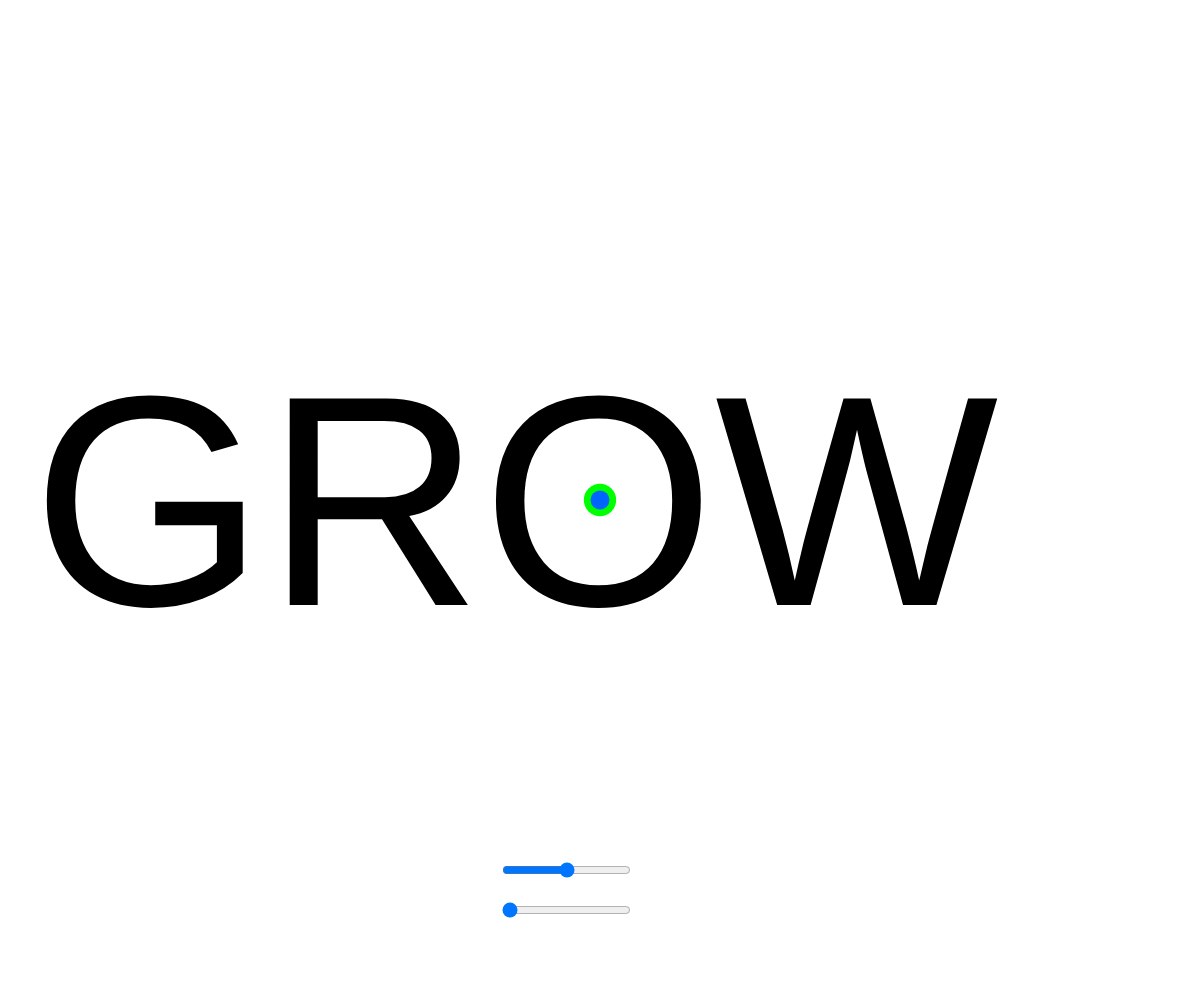
Frame 1 (no input)
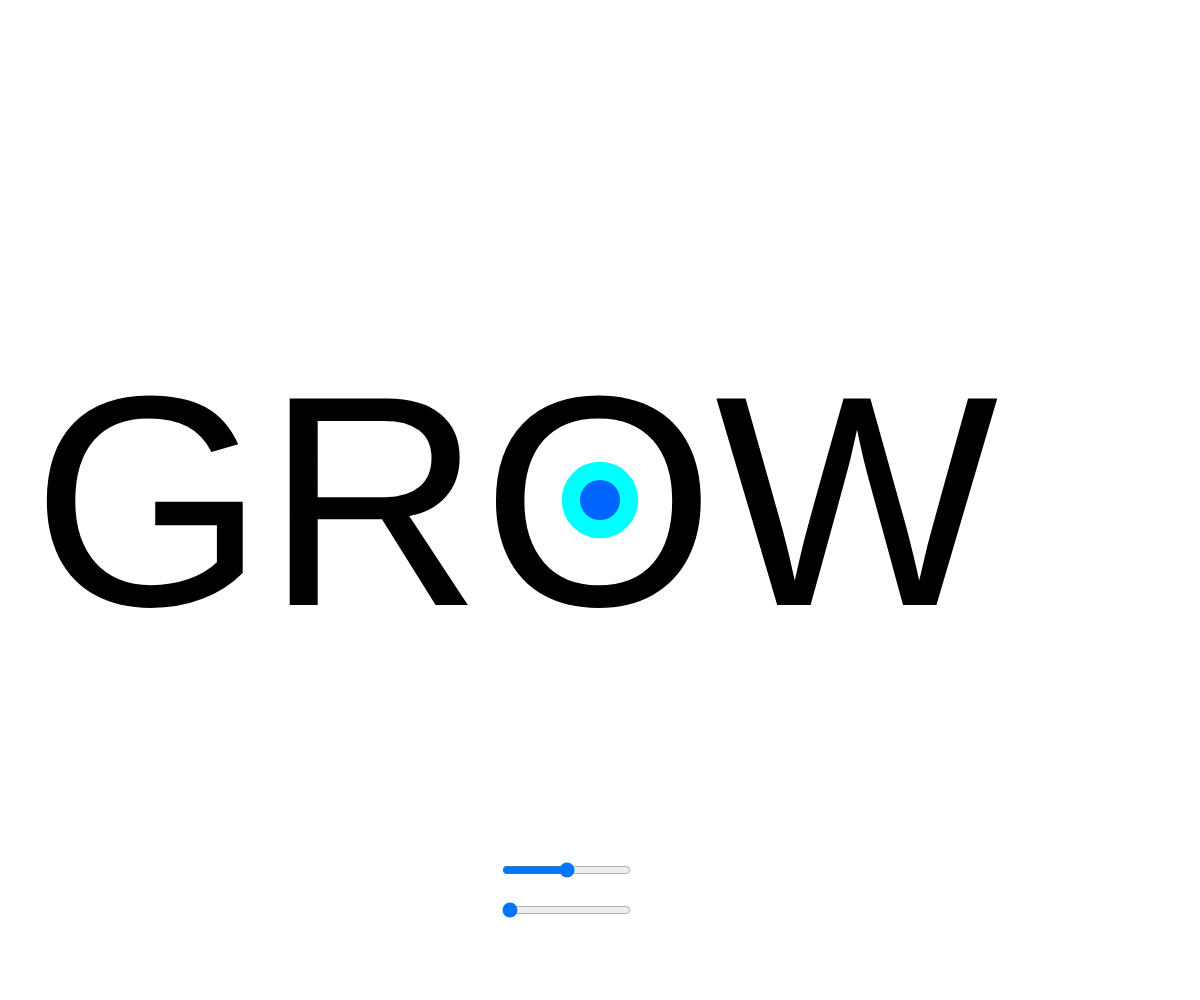
Frame 60 (no input)
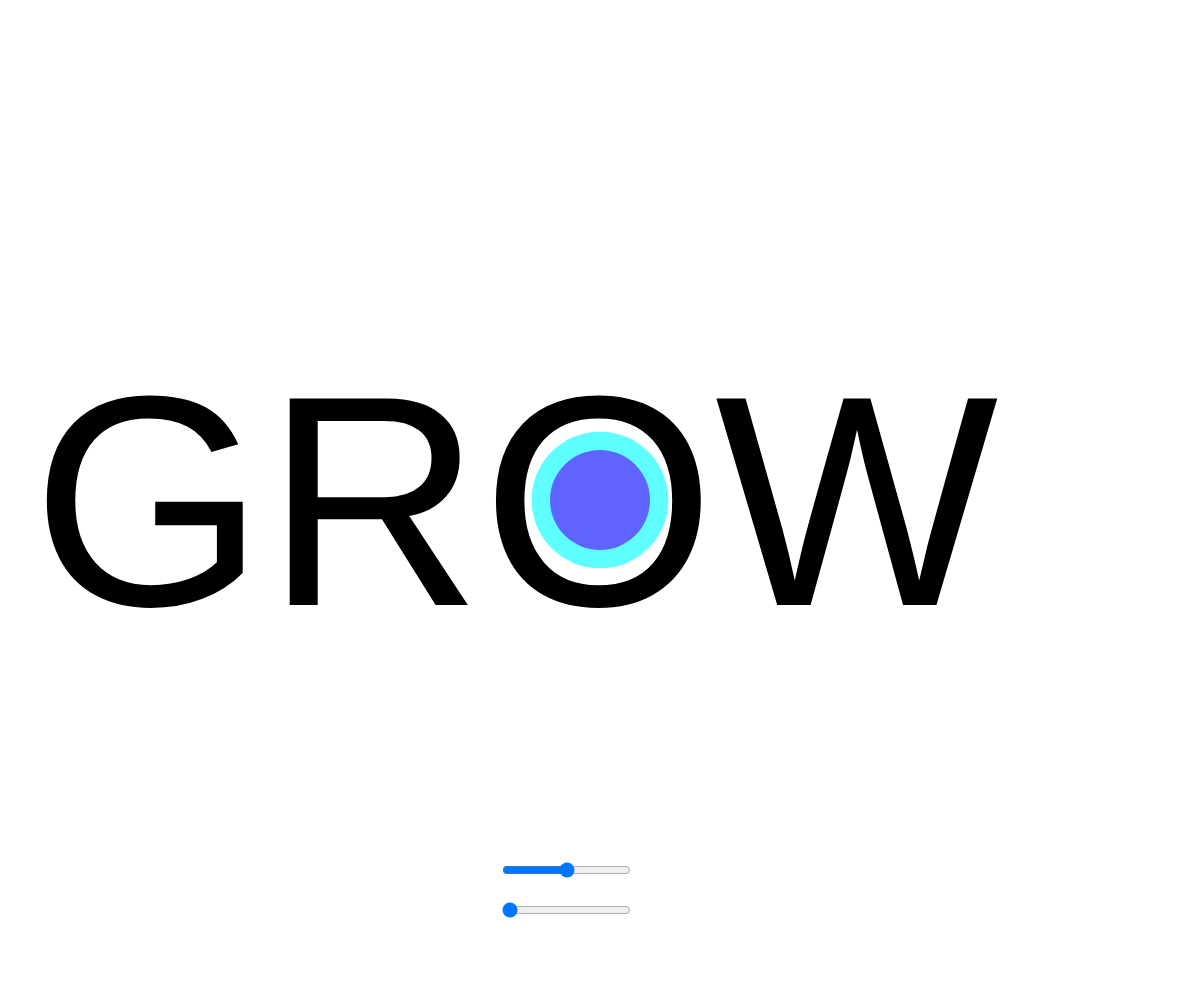
Frame 120 (the mouse pressed at the canvas centre since frame 60)

The p5.js sketch that drew these frames (run headless with seeded random() and noise() and a simulated clock; from frame 60 on, the mouse is pressed at the canvas centre):

// p5.js sketch
// ── sketch.js
// init variables
let valueSlider;
let sizeWidth = 1;
let sizeHeight = 1;


function setup() {
  createCanvas(windowWidth, windowHeight);

  // creates slider 0 - 100
  valueSlider = createSlider(0, 100, 0);
  valueDifferenceSlider = createSlider(0, 100, 50);

  // position of slider in bottom center of screen
  valueSlider.position(windowWidth / 2 - 100, windowHeight - 100);
  valueDifferenceSlider.position(windowWidth / 2 - 100, windowHeight - 140);

  // no outlines for circles
  noStroke();
}

function draw() {

  // map set slider values
  let growSpeed = map(valueSlider.value(), 0, 100, 1, 50);
  let differenceValue = map(valueDifferenceSlider.value(), 0, 100, 0, 300);

  let secondCircle = map(differenceValue, 100, 250, 0, 100);
  let thirdCircle = map(differenceValue, 200, 500, 0, 100);
  let fourthCircle = map(differenceValue, 100, 350, 0, 100);

  // Mouse for color 
  let mouseMap = map(mouseX, 0, 1600, 0, 255);


  background(255);

  // text grow in pink
  fill(0, 0, 0);
  textSize(300);
  textAlign(CENTER);
  text('GROW', windowWidth / 2 - 85, windowHeight / 2 + 105);

  // ellipse 
  fill(mouseMap, 0, 0);
  ellipse(windowWidth / 2, windowHeight / 2, sizeWidth, sizeHeight)

  fill(mouseMap, 255, 0);
  ellipse(windowWidth / 2, windowHeight / 2, sizeWidth - secondCircle, sizeHeight - secondCircle)

  fill(mouseMap, 255, 255);
  ellipse(windowWidth / 2, windowHeight / 2, sizeWidth - thirdCircle, sizeHeight - thirdCircle)

  fill(mouseMap, 100, 255);
  ellipse(windowWidth / 2, windowHeight / 2, sizeWidth - fourthCircle, sizeHeight - fourthCircle)

  // // add text in white
  // if (sizeWidth >= 1000) {
  //   fill(255, 255, 255);
  //   textSize(300);
  //   textAlign(CENTER);
  //   text('GROW', windowWidth / 2, windowHeight / 2 + 100);
  // }

  // RESET
  if (sizeWidth >= windowWidth + 500) {
    sizeWidth = 1;
    sizeHeight = 1;
  }

  sizeWidth = sizeWidth + growSpeed;
  sizeHeight = sizeHeight + growSpeed;
}

// ── style.css
html,
body {
  margin: 0;
  padding: 0;
}

canvas {
  display: block;
  max-width: 100%;
  max-height: 100vh;
}

input[type=range] {
  accent-color: lightgray;
	background-color: rgb(210, 210, 210);
	border: none;
	border-radius: 15px;
	cursor: pointer;
}

input[type=range]:focus {
  outline: none;
}
